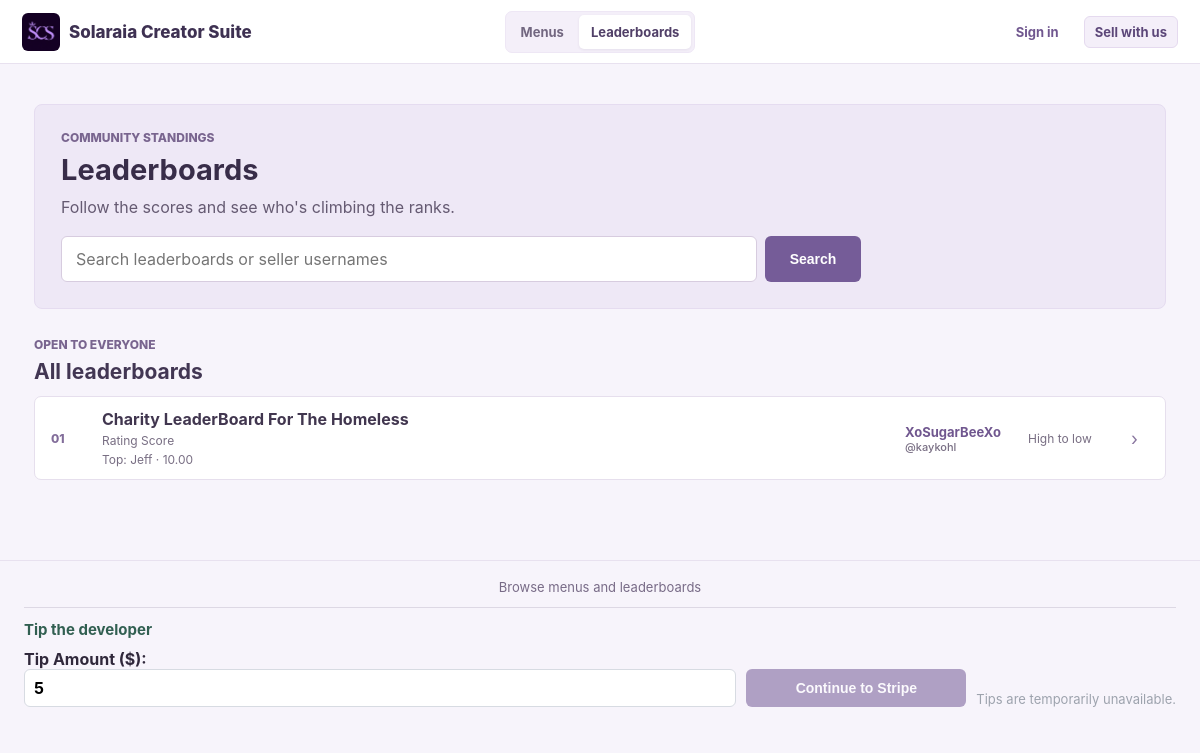
Page /browse/leaderboards on the committed database.
### models.py (models this page shows)
class Leaderboard(db.Model):
    id = db.Column(db.Integer, primary_key=True)
    owner_id = db.Column(db.Integer, db.ForeignKey('creator_account.id'), nullable=False)
    name = db.Column(db.String(160), nullable=False)
    description = db.Column(db.Text)
    score_label = db.Column(db.String(80), nullable=False, default='Score')
    sort_order = db.Column(db.String(4), nullable=False, default='desc')
    is_automatic = db.Column(db.Boolean, nullable=False, default=False)
    auto_metric = db.Column(db.String(40))
    auto_start_date = db.Column(db.Date)
    auto_end_date = db.Column(db.Date)
    auto_product_ids = db.Column(db.Text, nullable=False, default='[]')
    is_public = db.Column(db.Boolean, nullable=False, default=True)
    created_at = db.Column(db.DateTime, default=datetime.utcnow)
    version_id = db.Column(db.Integer, nullable=False, default=1)
    __table_args__ = (
        db.Index('ix_leaderboard_owner_name', 'owner_id', 'name'),
        db.Index('ix_leaderboard_public', 'is_public', 'owner_id'),
    )
    __mapper_args__ = {'version_id_col': version_id}
    entries = db.relationship('LeaderboardEntry', back_populates='leaderboard', cascade='all, delete-orphan', lazy=True)

class Customer(db.Model):
    id = db.Column(db.Integer, primary_key=True)
    owner_id = db.Column(db.Integer, db.ForeignKey('creator_account.id'), nullable=False)
    name = db.Column(db.String(160), nullable=False)
    email = db.Column(db.String(160))
    username = db.Column(db.String(160))
    contact_number = db.Column(db.String(40))
    notes = db.Column(db.Text)
    created_at = db.Column(db.DateTime, default=datetime.utcnow)
    version_id = db.Column(db.Integer, nullable=False, default=1)
    __table_args__ = (db.Index('ix_customer_owner_name', 'owner_id', 'name'),)
    __mapper_args__ = {'version_id_col': version_id}
    sales = db.relationship('Sale', backref='customer', lazy=True)
    leaderboard_entries = db.relationship('LeaderboardEntry', back_populates='customer', cascade='all, delete-orphan', lazy=True)
    service_subscriptions = db.relationship('ServiceSubscription', back_populates='customer', lazy=True)

class LeaderboardEntry(db.Model):
    id = db.Column(db.Integer, primary_key=True)
    leaderboard_id = db.Column(db.Integer, db.ForeignKey('leaderboard.id'), nullable=False)
    customer_id = db.Column(db.Integer, db.ForeignKey('customer.id'), nullable=False)
    score = db.Column(db.Numeric(12, 2), nullable=False, default=0)
    use_username = db.Column(db.Boolean, nullable=False, default=False)
    version_id = db.Column(db.Integer, nullable=False, default=1)
    __table_args__ = (
        db.UniqueConstraint('leaderboard_id', 'customer_id', name='uq_leaderboard_customer'),
        db.Index('ix_leaderboard_entry_score', 'leaderboard_id', 'score'),
    )
    __mapper_args__ = {'version_id_col': version_id}
    leaderboard = db.relationship('Leaderboard', back_populates='entries')
    customer = db.relationship('Customer', back_populates='leaderboard_entries')

class CreatorAccount(db.Model):
    __tablename__ = 'creator_account'
    id = db.Column(db.Integer, primary_key=True)
    username = db.Column(db.String(64), nullable=False, unique=True)
    email = db.Column(db.String(255), nullable=False, unique=True)
    display_name = db.Column(db.String(120))
    bio = db.Column(db.Text)
    profile_image = db.Column(db.String(255))
    is_active = db.Column(db.Boolean, nullable=False, default=False)
    password_hash = db.Column(db.String(255), nullable=False)
    is_admin = db.Column(db.Boolean, nullable=False, default=False)
    is_approved = db.Column(db.Boolean, nullable=False, default=False)
    stripe_account_id = db.Column(db.String(255), unique=True)
    stripe_customer_id = db.Column(db.String(255))
    stripe_subscription_id = db.Column(db.String(255))
    stripe_subscription_checkout_session_id = db.Column(db.String(255))
    stripe_subscription_status = db.Column(db.String(40), nullable=False, default='inactive')
    stripe_subscription_period_end = db.Column(db.DateTime)
    subscription_exempt = db.Column(db.Boolean, nullable=False, default=False)
    stripe_charges_enabled = db.Column(db.Boolean, nullable=False, default=False)
    stripe_details_submitted = db.Column(db.Boolean, nullable=False, default=False)
    accepting_orders = db.Column(db.Boolean, nullable=False, default=False)
    banner_notifications = db.Column(db.Boolean, nullable=False, default=True)
    email_notifications = db.Column(db.Boolean, nullable=False, default=False)
    disable_content_contact = db.Column(db.Boolean, nullable=False, default=False)
    created_at = db.Column(db.DateTime, default=datetime.utcnow, nullable=False)
    version_id = db.Column(db.Integer, nullable=False, default=1)
    __table_args__ = (
        db.Index('uq_creator_stripe_customer_id', 'stripe_customer_id', unique=True),
        db.Index('uq_creator_stripe_subscription_id', 'stripe_subscription_id', unique=True),
    )
    __mapper_args__ = {'version_id_col': version_id}

### app.py (the view)
@app.route('/browse/leaderboards')
def public_leaderboards():
    query = request.args.get('q', '').strip()
    seller_username = request.args.get('seller', '').strip()
    boards_query = db.session.query(Leaderboard, CreatorAccount).join(
        CreatorAccount, CreatorAccount.id == Leaderboard.owner_id
    ).filter(
        Leaderboard.is_public.is_(True), CreatorAccount.is_approved.is_(True),
        _seller_subscription_access(),
    )
    if query:
        pattern = f'%{query}%'
        boards_query = boards_query.filter(or_(
            Leaderboard.name.ilike(pattern), Leaderboard.description.ilike(pattern),
            CreatorAccount.username.ilike(pattern), CreatorAccount.display_name.ilike(pattern),
        ))
    if seller_username:
        boards_query = boards_query.filter(func.lower(CreatorAccount.username) == seller_username.lower())
    boards = boards_query.order_by(CreatorAccount.username, Leaderboard.name).limit(60).all()
    return render_template(
        'storefront/boards.html', query=query, seller_username=seller_username,
        boards=boards, top_entries=_leaderboard_top_entries(boards),
    )

### app.py (called while the page is built, shortened)
def _seller_subscription_access():
    return or_(
        CreatorAccount.is_admin.is_(True),
        CreatorAccount.subscription_exempt.is_(True),
        CreatorAccount.stripe_subscription_status.in_(ACTIVE_SUBSCRIPTION_STATUSES),
    )

@event.listens_for(Session, 'do_orm_execute')
def scope_creator_queries(execute_state):
    if not execute_state.is_select or not execute_state.is_orm_statement or not has_request_context():
        return
    creator_id = getattr(g, 'creator_id', None)
    if getattr(g, 'is_admin', False):
        return
    if not creator_id or request.endpoint in PUBLIC_ENDPOINTS:
        return
    execute_state.statement = execute_state.statement.options(*(
        with_loader_criteria(model, lambda entity: entity.owner_id == creator_id, include_aliases=True)
        for model in TENANT_MODELS
    ))

@app.before_request
def require_creator():
    if request.endpoint in PUBLIC_ENDPOINTS:
        store_customer_id = session.get('store_customer_id')
        g.store_customer = db.session.get(StoreCustomer, store_customer_id) if store_customer_id else None
        creator_id = session.get('creator_id')
        return

### templates/storefront/boards.html (shortened to what this page needs)
{% extends 'public_base.html' %}
{% block content %}
<section class="public-intro public-board-intro">
    <p class="public-kicker">Community standings</p>
    <h1>Leaderboards</h1>
    <p>Follow the scores and see who's climbing the ranks.</p>
    <form class="public-search-form" method="get" action="{{url_for('public_leaderboards')}}" role="search">
        <input id="leaderboard-search" type="search" name="q" value="{{query}}" placeholder="Search leaderboards or seller usernames" autocomplete="off">
        <button class="button" type="submit">Search</button>
    </form>
</section>
<section class="public-section">
    <div class="public-section-heading"><div><p class="public-kicker">{{'Filtered results' if query or seller_username else 'Open to everyone'}}</p><h2>{{'@' ~ seller_username if seller_username else 'All leaderboards'}}</h2></div></div>
    {% if boards %}
    <div class="public-board-list">
        {% for board,seller in boards %}
        <div class="public-board-row">
            <span class="public-board-rank">{{'%02d'|format(loop.index)}}</span>
            <a class="public-board-copy" href="{{url_for('public_leaderboard', username=seller.username, id=board.id)}}"><strong>{{board.name}}</strong>{% if board.description %}<small>{{board.description}}</small>{% endif %}<small>{{board.score_label}}</small>{% set top_entry = top_entries.get(board.id) %}{% if top_entry %}<small>Top: {{top_entry.customer.username if top_entry.use_username and top_entry.customer.username else top_entry.customer.name}} · {% if board.is_automatic and board.auto_metric == 'amount_spent' %}{{money(top_entry.score)}}{% elif board.is_automatic and board.auto_metric == 'longest_subscriber' %}{{top_entry.score|int}} days{% else %}{{'%.2f'|format(top_entry.score)}}{% endif %}</small>{% endif %}</a>
            <a class="public-board-seller" href="{{url_for('seller_store', username=seller.username)}}">{% include 'storefront/_seller_identity.html' %}<small>@{{seller.username}}</small></a>
            <span class="public-board-order">{{'High to low' if board.sort_order == 'desc' else 'Low to high'}}</span>
            <a class="public-list-arrow" href="{{url_for('public_leaderboard', username=seller.username, id=board.id)}}" aria-label="View {{board.name}}">›</a>
        </div>
        {% endfor %}
    </div>
    {% else %}<p class="public-empty">No leaderboards found. Try another search.</p>{% endif %}
</section>
{% endblock %}

### templates/storefront/_seller_identity.html (shortened to what this page needs)
<span class="seller-identity">
	<span>{{seller.display_name or seller.username}}</span>
</span>

### static/css/app.css (style rules this page uses)
:root { font-family: Inter, system-ui, -apple-system, Segoe UI, sans-serif; color: #20242b; background: #f5f6f8; }
* { box-sizing: border-box; }
body { margin: 0; display: flex; min-height: 100vh; }
h1 { margin: 0; font-size: 26px; }
h2 { font-size: 18px; margin-top: 0; }
.button { display: inline-block; border: 0; background: #2e5cff; color: #fff; padding: 8px 12px; border-radius: 6px; text-decoration: none; cursor: pointer; font-weight: 700; }
.button { font-size: 14px; }
:root { --purple: #8b5cf6; --purple-dark: #6d3fd6; --purple-soft: #f1ebff; --border: #e6e0f0; }
body { background: #faf9fd; color: #29233a; }
.button { background: var(--purple); }
.public-site { display: block; min-height: 100vh; background: #f3f6f4; color: #202b2a; }
.public-site .button { background: #087f70; }
.public-kicker { margin: 0 0 7px; color: #b9d7cd; font-size: 12px; font-weight: 800; text-transform: uppercase; }
.public-search-form { display: grid; grid-template-columns: minmax(0, 1fr) auto; gap: 8px; max-width: 760px; }
.public-search-form input { min-width: 0; padding: 12px 14px; border: 1px solid #cbd8d3; border-radius: 6px; font: inherit; }
.public-search-form .button { background: #e2b955; color: #26342e; }
.public-section { margin-bottom: 26px; }
.public-section-heading { display: flex; align-items: end; justify-content: space-between; gap: 12px; margin-bottom: 12px; }
.public-section-heading .public-kicker, .public-seller-heading .public-kicker, .public-breadcrumb { color: #648078; }
.public-section-heading h2 { margin: 0; color: #203a35; font-size: 21px; }
.public-list-arrow, .public-seller-list a span { color: #087f70; font-size: 20px; }
.public-site { background: #f7f4fb; color: #30283b; }
.public-site .button { background: #755c98; }
.public-intro { margin-bottom: 28px; padding: 25px 26px 26px; background: #eee8f6; border: 1px solid #e5dcf0; border-radius: 8px; }
.public-intro .public-kicker, .public-seller-heading .public-kicker, .public-section-heading .public-kicker, .public-board-link .public-kicker, .public-breadcrumb { color: #79658f; }
.public-intro h1, .public-seller-heading h1 { margin: 0 0 8px; color: #382d49; font-size: 29px; }
.public-intro > p:not(.public-kicker), .public-seller-heading > p:last-child { margin: 0 0 17px; color: #655a72; line-height: 1.5; }
.public-search-form { max-width: 800px; }
.public-search-form input { border-color: #d7ccdf; background: #fff; }
.public-search-form .button { min-width: 96px; background: #755c98; color: #fff; }
.seller-identity { display: inline-flex; align-items: center; gap: 6px; min-width: 0; vertical-align: middle; }
.public-section-heading h2 { color: #423653; }
.public-item-meta a, .public-text-link, .public-board-seller, .public-list-arrow, .public-seller-list a span { color: #755c98; }
.public-list, .public-seller-list, .public-board-list { background: #fff; border: 1px solid #e6dfed; border-radius: 7px; }
.public-list-arrow, .public-seller-list a span { font-size: 18px; }
.public-board-list { overflow: hidden; }
.public-board-row { min-height: 76px; display: grid; grid-template-columns: 38px minmax(0, 1fr) minmax(110px, auto) minmax(90px, auto) 18px; align-items: center; gap: 13px; padding: 12px 16px; color: #41364f; text-decoration: none; border-bottom: 1px solid #f0ebf4; }
.public-board-row:last-child { border-bottom: 0; }
.public-board-rank { color: #826d9a; font-size: 12px; font-weight: 800; }
.public-board-copy { min-width: 0; display: grid; gap: 4px; color: inherit; text-decoration: none; }
.public-board-copy strong { color: #41364f; }
.public-board-copy small, .public-board-order { color: #786e83; font-size: 12px; overflow-wrap: anywhere; }
.public-board-seller { color: #70578f; font-size: 13px; font-weight: 700; text-decoration: none; }
.public-board-row > .public-list-arrow { color: #89769f; font-size: 18px; text-decoration: none; }
.public-board-seller small, .public-seller-list a small { display: block; color: #786e83; font-size: 11px; font-weight: 500; }

### rows in the picture
Leaderboard: index "01", name "Charity LeaderBoard For The Homeless", score_label "Rating Score", display_name "XoSugarBeeXo", username "kaykohl", sort_order "High to low"
Customer: customer "Jeff"
LeaderboardEntry: score "10.00"

### other values in the picture
{{ 'Filtered results' if query or seller_username else 'Open to everyone' }} "OPEN TO EVERYONE"
{{ '@' ~ seller_username if seller_username else 'All leaderboards' }} "All leaderboards"
